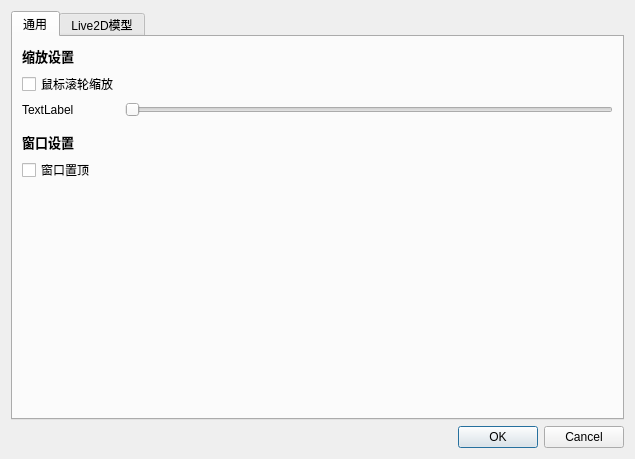
<?xml version="1.0" encoding="UTF-8"?>
<ui version="4.0">
 <class>SettingsDialog</class>
 <widget class="QDialog" name="SettingsDialog">
  <property name="geometry">
   <rect>
    <x>0</x>
    <y>0</y>
    <width>635</width>
    <height>459</height>
   </rect>
  </property>
  <property name="windowTitle">
   <string>Dialog</string>
  </property>
  <layout class="QGridLayout" name="gridLayout">
   <item row="4" column="0">
    <widget class="QTabWidget" name="tabWidget">
     <property name="currentIndex">
      <number>0</number>
     </property>
     <widget class="QWidget" name="generalTab">
      <attribute name="title">
       <string>通用</string>
      </attribute>
      <layout class="QFormLayout" name="formLayout">
       <item row="0" column="0">
        <widget class="QLabel" name="labelTitle1">
         <property name="font">
          <font>
           <pointsize>10</pointsize>
           <bold>true</bold>
          </font>
         </property>
         <property name="text">
          <string>缩放设置</string>
         </property>
        </widget>
       </item>
       <item row="1" column="0">
        <widget class="QCheckBox" name="checkBoxWheelZoom">
         <property name="text">
          <string>鼠标滚轮缩放</string>
         </property>
        </widget>
       </item>
       <item row="5" column="0">
        <widget class="QLabel" name="labelSize">
         <property name="text">
          <string>TextLabel</string>
         </property>
         <property name="openExternalLinks">
          <bool>false</bool>
         </property>
        </widget>
       </item>
       <item row="5" column="1">
        <widget class="OptimizedSlider" name="sliderZoom">
         <property name="orientation">
          <enum>Qt::Horizontal</enum>
         </property>
        </widget>
       </item>
       <item row="6" column="0">
        <widget class="Line" name="line">
         <property name="orientation">
          <enum>Qt::Horizontal</enum>
         </property>
        </widget>
       </item>
       <item row="8" column="0">
        <widget class="QLabel" name="labelTitle2">
         <property name="font">
          <font>
           <pointsize>10</pointsize>
           <bold>true</bold>
          </font>
         </property>
         <property name="text">
          <string>窗口设置</string>
         </property>
        </widget>
       </item>
       <item row="9" column="0">
        <widget class="QCheckBox" name="checkBoxWindowTop">
         <property name="text">
          <string>窗口置顶</string>
         </property>
        </widget>
       </item>
      </layout>
     </widget>
     <widget class="QWidget" name="modelTab">
      <attribute name="title">
       <string>Live2D模型</string>
      </attribute>
     </widget>
    </widget>
   </item>
   <item row="5" column="0">
    <widget class="QDialogButtonBox" name="configureBox">
     <property name="orientation">
      <enum>Qt::Horizontal</enum>
     </property>
     <property name="standardButtons">
      <set>QDialogButtonBox::Cancel|QDialogButtonBox::Ok</set>
     </property>
     <property name="centerButtons">
      <bool>false</bool>
     </property>
    </widget>
   </item>
  </layout>
 </widget>
 <customwidgets>
  <customwidget>
   <class>OptimizedSlider</class>
   <extends>QSlider</extends>
   <header location="global">optimizedslider.h</header>
  </customwidget>
 </customwidgets>
 <resources/>
 <connections>
  <connection>
   <sender>configureBox</sender>
   <signal>accepted()</signal>
   <receiver>SettingsDialog</receiver>
   <slot>accept()</slot>
   <hints>
    <hint type="sourcelabel">
     <x>248</x>
     <y>254</y>
    </hint>
    <hint type="destinationlabel">
     <x>157</x>
     <y>274</y>
    </hint>
   </hints>
  </connection>
  <connection>
   <sender>configureBox</sender>
   <signal>rejected()</signal>
   <receiver>SettingsDialog</receiver>
   <slot>reject()</slot>
   <hints>
    <hint type="sourcelabel">
     <x>316</x>
     <y>260</y>
    </hint>
    <hint type="destinationlabel">
     <x>286</x>
     <y>274</y>
    </hint>
   </hints>
  </connection>
 </connections>
</ui>
